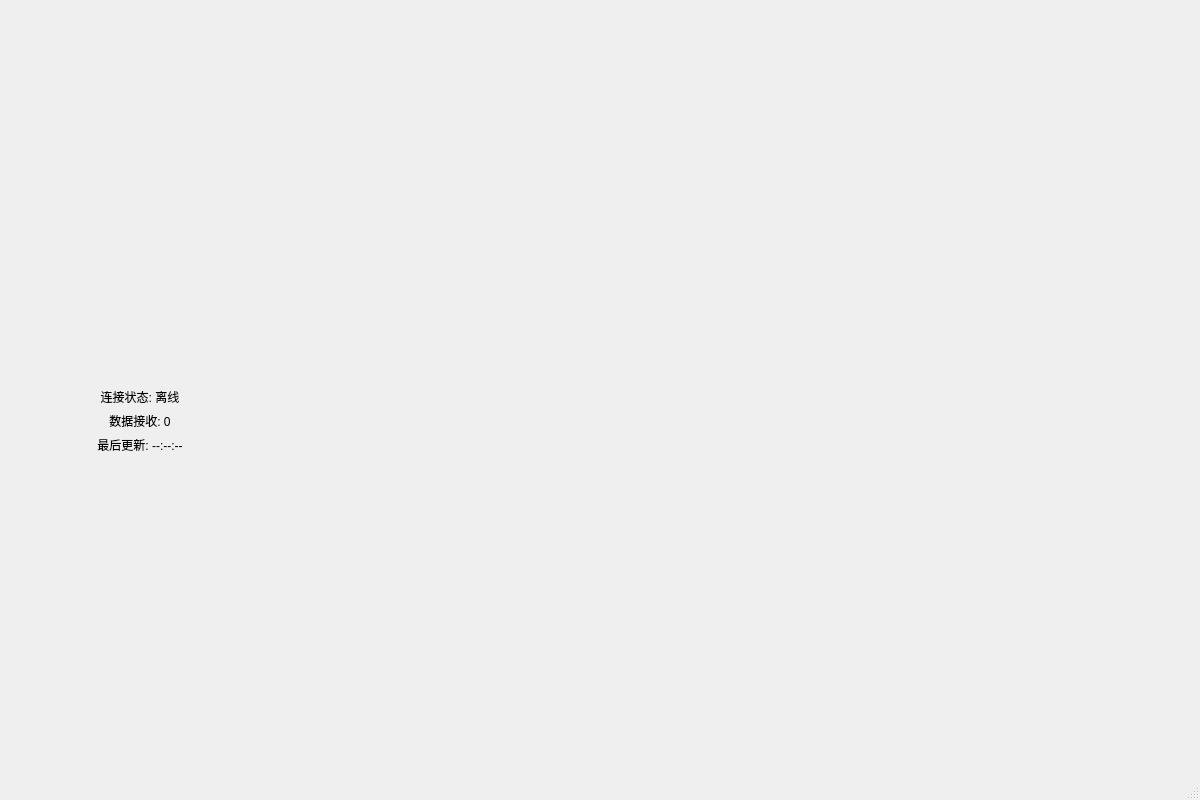
<?xml version="1.0" encoding="UTF-8"?>
<ui version="4.0">
 <class>MainWindow</class>
 <widget class="QMainWindow" name="MainWindow">
  <property name="geometry">
   <rect>
    <x>0</x>
    <y>0</y>
    <width>1200</width>
    <height>800</height>
   </rect>
  </property>
  <property name="windowTitle">
   <string>智能环境监控系统</string>
  </property>
  <widget class="QWidget" name="centralwidget">
   <layout class="QVBoxLayout" name="verticalLayout">
    <property name="spacing">
     <number>0</number>
    </property>
    <property name="leftMargin">
     <number>0</number>
    </property>
    <property name="topMargin">
     <number>0</number>
    </property>
    <property name="rightMargin">
     <number>0</number>
    </property>
    <property name="bottomMargin">
     <number>0</number>
    </property>
    <item>
     <widget class="QScrollArea" name="mainScrollArea">
      <property name="widgetResizable">
       <bool>true</bool>
      </property>
      <property name="horizontalScrollBarPolicy">
       <enum>Qt::ScrollBarAsNeeded</enum>
      </property>
      <property name="verticalScrollBarPolicy">
       <enum>Qt::ScrollBarAsNeeded</enum>
      </property>
      <property name="frameShape">
       <enum>QFrame::NoFrame</enum>
      </property>
      <widget class="QWidget" name="scrollAreaWidgetContents">
       <property name="geometry">
        <rect>
         <x>0</x>
         <y>0</y>
         <width>1200</width>
         <height>800</height>
        </rect>
       </property>
       <layout class="QHBoxLayout" name="horizontalLayout">
        <property name="spacing">
         <number>10</number>
        </property>
        <property name="leftMargin">
         <number>10</number>
        </property>
        <property name="topMargin">
         <number>10</number>
        </property>
        <property name="rightMargin">
         <number>10</number>
        </property>
        <property name="bottomMargin">
         <number>10</number>
        </property>
        <item>
         <layout class="QVBoxLayout" name="leftSidebarLayout">
          <property name="spacing">
           <number>10</number>
          </property>
          <item>
           <widget class="QWidget" name="sensorDisplayPlaceholder" native="true">
            <property name="minimumSize">
             <size>
              <width>200</width>
              <height>110</height>
             </size>
            </property>
            <property name="maximumSize">
             <size>
              <width>260</width>
              <height>16777215</height>
             </size>
            </property>
            <property name="styleSheet">
             <string notr="true">/* 样式由全局样式表控制 */</string>
            </property>
           </widget>
          </item>
          <item>
           <widget class="QWidget" name="switchControlPlaceholder" native="true">
            <property name="minimumSize">
             <size>
              <width>200</width>
              <height>240</height>
             </size>
            </property>
            <property name="maximumSize">
             <size>
              <width>260</width>
              <height>16777215</height>
             </size>
            </property>
            <property name="styleSheet">
             <string notr="true">/* 样式由全局样式表控制 */</string>
            </property>
           </widget>
          </item>
          <item>
           <widget class="QWidget" name="statusPlaceholder" native="true">
            <property name="minimumSize">
             <size>
              <width>200</width>
              <height>110</height>
             </size>
            </property>
            <property name="maximumSize">
             <size>
              <width>260</width>
              <height>16777215</height>
             </size>
            </property>
            <property name="styleSheet">
             <string notr="true">/* 样式由全局样式表控制 */</string>
            </property>
            <layout class="QVBoxLayout" name="verticalLayout_2">
             <property name="spacing">
              <number>6</number>
             </property>
             <property name="leftMargin">
              <number>8</number>
             </property>
             <property name="topMargin">
              <number>8</number>
             </property>
             <property name="rightMargin">
              <number>8</number>
             </property>
             <property name="bottomMargin">
              <number>8</number>
             </property>
             <item>
              <widget class="QLabel" name="connectionStatusLabel">
               <property name="text">
                <string>连接状态: 离线</string>
               </property>
               <property name="alignment">
                <set>Qt::AlignCenter</set>
               </property>
              </widget>
             </item>
             <item>
              <widget class="QLabel" name="dataCountLabel">
               <property name="text">
                <string>数据接收: 0</string>
               </property>
               <property name="alignment">
                <set>Qt::AlignCenter</set>
               </property>
              </widget>
             </item>
             <item>
              <widget class="QLabel" name="lastUpdateLabel">
               <property name="text">
                <string>最后更新: --:--:--</string>
               </property>
               <property name="alignment">
                <set>Qt::AlignCenter</set>
               </property>
              </widget>
             </item>
             <item>
              <spacer name="verticalSpacer">
               <property name="orientation">
                <enum>Qt::Vertical</enum>
               </property>
               <property name="sizeHint" stdset="0">
                <size>
                 <width>20</width>
                 <height>10</height>
                </size>
               </property>
              </spacer>
             </item>
            </layout>
           </widget>
          </item>
         </layout>
        </item>
        <item>
         <layout class="QVBoxLayout" name="rightContentLayout">
          <property name="spacing">
           <number>10</number>
          </property>
          <item>
           <widget class="QWidget" name="thresholdEditorPlaceholder" native="true">
            <property name="minimumSize">
             <size>
              <width>0</width>
              <height>90</height>
             </size>
            </property>
            <property name="styleSheet">
             <string notr="true">/* 样式由全局样式表控制 */</string>
            </property>
           </widget>
          </item>
          <item>
           <widget class="QWidget" name="chartWidgetPlaceholder" native="true">
            <property name="minimumSize">
             <size>
              <width>0</width>
              <height>420</height>
             </size>
            </property>
            <property name="styleSheet">
             <string notr="true">/* 样式由全局样式表控制 */</string>
            </property>
           </widget>
          </item>
         </layout>
        </item>
       </layout>
      </widget>
     </widget>
    </item>
   </layout>
  </widget>
  <widget class="QMenuBar" name="menubar">
   <property name="geometry">
    <rect>
     <x>0</x>
     <y>0</y>
     <width>1200</width>
     <height>21</height>
    </rect>
   </property>
  </widget>
  <widget class="QStatusBar" name="statusbar"/>
 </widget>
 <resources/>
 <connections/>
</ui>
